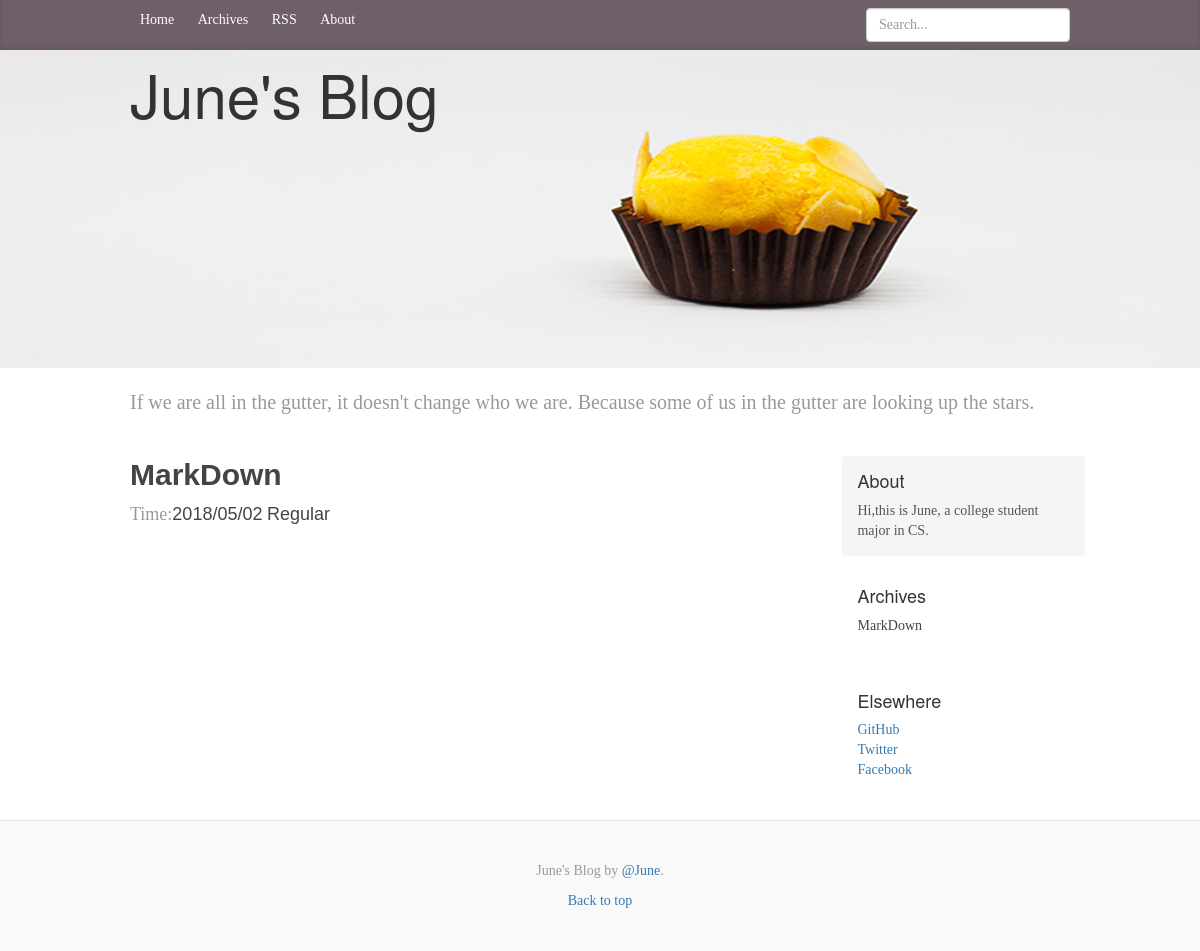
/blog/archives/, run on the app's committed database.
### blog/models.py (models this page shows, shortened)
class Article(models.Model):
    title=models.CharField(max_length=50,blank=True) #title
    category=models.CharField(max_length=50,blank=True) #label
    date_time=models.DateTimeField(auto_now_add=True) #time
    content=models.TextField(blank=True,null=True) #content
    class Meta:
        ordering=['-date_time']

### blog/views.py (the view)
# urls.py: path('archives/',views.archives,name='archives'),
def archives(request):
    try:
        post_list=Article.objects.all()
    except Article.DoesNotExist:
        raise Http404
    return render(request,'archives.html',{'post_list':post_list,'error':False})

### blog/templates/archives.html
{% extends "base.html" %}
{% block content %}
<div class="posts">
	{% if error %}
		<h2 class="post-title">没有相关文章题目</h2>
	{% else %}
		{% for post in post_list %}
					<h2 ><a style=" text-decoration: none; color: #444;font-family:Helvetica;font-weight:bold;" href="{% url "detail" id=post.id %}">{{ post.title }}</a></h2>
					<p class="blog-post-meta">
					Time:<a style=" text-decoration: none; color: #444;font-family:Helvetica;  href="#">{{ post.date_time |date:"Y/m/d" }}</a>
					<a style=" text-decoration: none; color: #444;font-family:Helvetica;" class="post-category post-category-js" href="{% url "search_tag" tag=post.category %}">{{ post.category }}</a>
					</p>
		{% endfor %}
	{% endif %}
</div>
{% endblock %}

### blog/templates/base.html (shortened to what this page needs)
{% load static %}
<!doctype html>
<html lang="en">
<head>
	<link rel="stylesheet" href="{% static "css/monokai.css" %}" >
    <link href="https://cdn.bootcss.com/bootstrap/3.3.7/css/bootstrap.min.css" rel="stylesheet">
    <link rel="stylesheet" href="{% static "css/ie10-viewport-bug-workaround.css"  %}" type="text/css">
	<link rel="stylesheet" href="{% static "css/blog.css"  %}" type="text/css">
</head>
<body >
<div class="blog-masthead">
      <div class="container">
        <nav class="blog-nav">
          <a class="blog-nav-item " href="{% url "index" %}">Home</a>
          <a class="blog-nav-item " href="{% url "archives" %}">Archives</a>
          <a class="blog-nav-item" href="{% url "RSS" %}">RSS</a>
          <a class="blog-nav-item" href="{% url "about_me" %}">About</a>
           <form class="navbar-form navbar-right"   action="{% url "search" %}" method="get">
            <input type="text" class="form-control"  name="s" placeholder="Search...">
          </form>
        </nav>
      </div>
	</div>
	<div class="header" style="background-image: url({% static "img/cake.jpg"  %})">
  <div class="container">
    <div class="row">
      <div class="col-xs-12">
      <h2 class="blog-title " style="margin-top:10px;">June's Blog</h2>
      <br><br><br> <br><br><br> <br><br><br> <br><br><br>
    </div>
  </div>
</div>
</div>
	<div class="container">
	 <div class="blog-header">
        <p class="lead blog-description">If we are all in the gutter, it doesn't change who we are. Because some of us in the gutter are looking up the stars.</p>
    </div>
	<div class="row">
        <div class="col-sm-8 blog-main">
          	{% block content %}
            {% endblock %}
        </div>
		<div class="col-sm-3 col-sm-offset-1 blog-sidebar">
          <div class="sidebar-module sidebar-module-inset">
            <h4>About</h4>
            <p>Hi,this is June, a college student major in CS.  </p>
          </div>
          <div class="sidebar-module">
            <h4>Archives</h4>
            <ol class="list-unstyled">
            {% for post in post_list %}
					<li ><a style=" text-decoration: none; color: #444;" href="{% url "detail" id=post.id %}">{{ post.title }}</a></li>
			{% endfor %}
            </ol>
          </div>
          <div class="sidebar-module">
            <h4>Elsewhere</h4>
            <ol class="list-unstyled">
              <li><a href="https://github.com/Juneju">GitHub</a></li>
              <li><a href="#">Twitter</a></li>
              <li><a href="#">Facebook</a></li>
            </ol>
          </div>
          </div>
    </div>
    </div>
     <footer class="blog-footer">
      <p>June's Blog  by <a href='#'>@June</a>.</p>
      <p>
        <a href="#">Back to top</a>
      </p>
    </footer>
  </body>
</html>

### blog/static/css/blog.css (style rules this page uses)
body { font-family: Georgia, "Times New Roman", Times, serif; color: #555; }
h1, .h1, h2, .h2, h3, .h3, h4, .h4, h5, .h5, h6, .h6 { margin-top: 0; font-family: "Helvetica Neue", Helvetica, Arial, sans-serif; font-weight: normal; color: #333; }
@media (min-width: 1200px) { .container { width: 970px; } }
.blog-masthead { background-color: #6e5f68; -webkit-box-shadow: inset 0 -2px 5px rgba(0,0,0,.1); box-shadow: inset 0 -2px 5px rgba(0,0,0,.1); }
.blog-nav-item { position: relative; display: inline-block; padding: 10px; font-weight: 500; color: #fff; }
.blog-header { padding-top: 20px; padding-bottom: 20px; }
.blog-title { margin-top: 0 px; margin-bottom: 2px; margin-left:0.1px; font-size: 60px; font-weight: normal; }
.blog-description { font-size: 20px; color: #999; }
.blog-main { font-size: 18px; line-height: 1.5; }
.sidebar-module { padding: 15px; margin: 0 -15px 15px; }
.sidebar-module-inset { padding: 15px; background-color: #f5f5f5; border-radius: 4px; }
.sidebar-module-inset p:last-child, .sidebar-module-inset ul:last-child, .sidebar-module-inset ol:last-child { margin-bottom: 0; }
.blog-post-meta { margin-bottom: 20px; color: #999; }
.blog-footer { padding: 40px 0; color: #999; text-align: center; background-color: #f9f9f9; border-top: 1px solid #e5e5e5; }
.blog-footer p:last-child { margin-bottom: 0; }

### data on the page
Article: title "MarkDown", date_time "2018/05/02", category "Regular"
